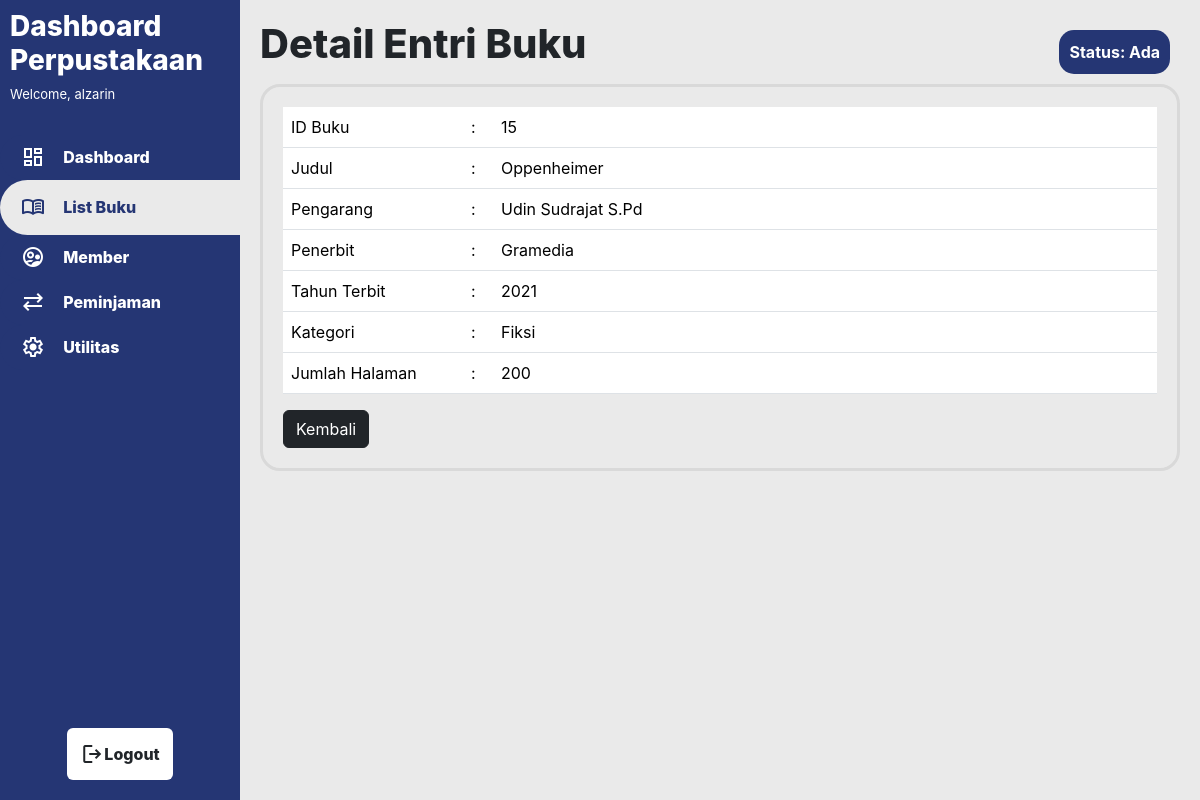
Page /list_buku_view.php?id=15 (signed in) on the committed database.
### tables this page shows
CREATE TABLE `tb_buku` (
  `bk_id` int(12) NOT NULL,
  `bk_nama` varchar(100) NOT NULL,
  `bk_pengarang` varchar(100) NOT NULL,
  `bk_penerbit` varchar(50) NOT NULL,
  `bk_thnterbit` varchar(4) NOT NULL,
  `bk_kategori` varchar(20) NOT NULL,
  `bk_halaman` varchar(10) NOT NULL,
  `bk_status` varchar(12) NOT NULL
);

### list_buku_view.php (the view, shortened to what this page needs)
<?php
    require 'assets/includes/dbconfig.php';
    $id = $_GET["id"];
    $buku = query("SELECT * FROM tb_buku WHERE bk_id = $id")[0];
    function query($query){
        global $db;
        $result = mysqli_query($db, $query);
        $rows = [];
        while($row = mysqli_fetch_assoc($result)){
            $rows[]=$row;
        }
        return $rows;
    }
?>
<!DOCTYPE html>
<html lang="en">
<head>
    <link href="https://cdn.jsdelivr.net/npm/bootstrap@5.3.2/dist/css/bootstrap.min.css" rel="stylesheet">
    <link rel="stylesheet" href="assets/css/main.css">
    <link rel="stylesheet" href="assets/css/list_buku.css">
<body>
    <div class="container-main container-fluid">
    <div class="sidemenu">
            <div class="sidemenu-top">
                <h3 class="text-title">Dashboard<br>Perpustakaan</h3>
                <p class="text-subtitle">
                <?php
                    if(isset($_SESSION["info_user"])) {
                        $username = $_SESSION["info_user"];
                        echo "Welcome, $username";
                    }else {
                        echo "Welcome, Guest!";
                    }
                ?>
                </p>
            </div>
            <div class="sidemenu-mid">
                <button type="button" class="btn btn-sidemenu btn-sidemenu-format" onclick="window.location.href='dashboard.php'">
                    <span class="material-symbols-outlined">
                    </span>
                    &#12644 Dashboard
                </button>
                <button type="button" class="btn btn-sidemenu-active btn-sidemenu-format" onclick="window.location.href='list_buku.php'">
                    <span class="material-symbols-outlined">
                    </span>
                    &#12644 List Buku
                </button>
                <button type="button" class="btn btn-sidemenu btn-sidemenu-format" onclick="window.location.href='member.php'">
                    <span class="material-symbols-outlined">
                    </span>
                    &#12644 Member
                </button>
                <button type="button" class="btn btn-sidemenu btn-sidemenu-format" onclick="window.location.href='peminjaman.php'">
                    <span class="material-symbols-outlined">
                    </span>
                    &#12644 Peminjaman
                </button>
                <button type="button" class="btn btn-sidemenu btn-sidemenu-format" onclick="window.location.href='Utilitas.php'">
                    <span class="material-symbols-outlined">
                    </span>
                    &#12644 Utilitas
                </button>
            </div>
            <div class="sidemenu-bottom">
            <button type="button" class="btn btn-sidemenu-bottom" onclick="window.location.href='logout.php'">
                <span class="material-symbols-outlined">
                </span>
                Logout
            </button>
            </div>
        </div>
        <div class="contents">
            <div class="contents-tambah">
                <div class="content-header">
                    <div class="header-title">
                        <h1 class="text-title">Detail Entri Buku</h1>
                    </div>
                    <div class="header-status">
                        <div class="status-style">
                            Status: <?= $buku["bk_status"];?>
                        </div>
                    </div>
                </div>
                <div class="container-tambah">
                    <table class="table table-details">
                        <tr>
                            <td style="width:180px;">ID Buku</td>
                            <td style="width:30px;">:</td>
                            <td><?= $buku["bk_id"];?></td>
                        </tr>
                        <tr>
                            <td style="width:180px;">Judul</td>
                            <td style="width:30px;">:</td>
                            <td><?= $buku["bk_nama"];?></td>
                        </tr>
                        <tr>
                            <td style="width:180px;">Pengarang</td>
                            <td style="width:30px;">:</td>
                            <td><?= $buku["bk_pengarang"];?></td>
                        </tr>
                        <tr>
                            <td style="width:180px;">Penerbit</td>
                            <td style="width:30px;">:</td>
                            <td><?= $buku["bk_penerbit"];?></td>
                        </tr>
                        <tr>
                            <td style="width:180px;">Tahun Terbit</td>
                            <td style="width:30px;">:</td>
                            <td><?= $buku["bk_thnterbit"];?></td>
                        </tr>
                        <tr>
                            <td style="width:180px;">Kategori</td>
                            <td style="width:30px;">:</td>
                            <td><?= $buku["bk_kategori"];?></td>
                        </tr>
                        <tr>
                            <td style="width:180px;">Jumlah Halaman</td>
                            <td style="width:30px;">:</td>
                            <td><?= $buku["bk_halaman"];?></td>
                        </tr>
                    </table>
                    <button type="button" class="btn btn-dark" onclick="window.location.href='list_buku.php'">Kembali</button>
                </div>
            </div>
        </div>
    </div>
</body>
</html>

### assets/css/main.css (style rules this page uses)
* { font-family: inter; }
.container-main { background-color: white; display: flex; padding: 0; height: 100vh; }
.text-title { font-weight: 800; }
.text-subtitle { font-size: 13px; }
.material-symbols-outlined { font-variation-settings: 'FILL' 0, 'wght' 400, 'GRAD' 0, 'opsz' 24 }
.sidemenu { flex: 0.5; background-color: var(--blue); color: white; display: flex; flex-direction: column; }
.sidemenu-top { flex: 1; padding: 10px; }
.sidemenu-mid { flex: 5; display: flex; flex-direction: column; }
.sidemenu-bottom { flex: 0.8; display: flex; justify-content: center; }
.btn-sidemenu { color: white; font-weight: 800; background-color: var(--blue); border-radius: 30px 0px 0px 30px; height: 45px; }
.btn-sidemenu-active { background-color: var(--lightgray2); color: var(--blue); font-weight: 800; border-radius: 30px 0px 0px 30px; height: 55px; }
.btn-sidemenu-format { padding: 0px 0px 0px 20px; display: flex; text-align: left; align-items: center; }
.btn-sidemenu-bottom { display: flex; font-weight: 800; background-color: white; align-items: center; margin: 20px; }

### assets/css/list_buku.css (style rules this page uses)
.contents { flex: 2; display: flex; flex-direction: column; height: 100vh; background-color: var(--lightgray2); overflow: hidden; }
.contents-tambah { padding: 20px; height: 100vh; }
.container-tambah { padding: 20px; border-width: 3px; border-style: solid; border-color: var(--lightgray); border-radius: 20px; }
.content-header { display: flex; }
.header-title { flex: 3; }
.header-status { flex: 1; display: flex; justify-content: end; }
.status-style { margin: 10px; padding: 10px; background-color: var(--blue); font-weight: 700; color: white; border-radius: 15px; }

### assets/css/color.css (style rules this page uses)
:root { --blue: #253674; --blue-hover: #2e4492; --lightblue : #83bbf3; --lightblue2 :#72a5d8; --lightgray: #D9D9D9; --lightgray2: #EAEAEA; --success: #5be35f; --failed: #db5d3d; }

### rows in the picture
tb_buku: bk_status "Ada", bk_id "15", bk_nama "Oppenheimer", bk_pengarang "Udin Sudrajat S.Pd", bk_penerbit "Gramedia", bk_thnterbit "2021", bk_kategori "Fiksi", bk_halaman "200"

### other values in the picture
$username "alzarin"
